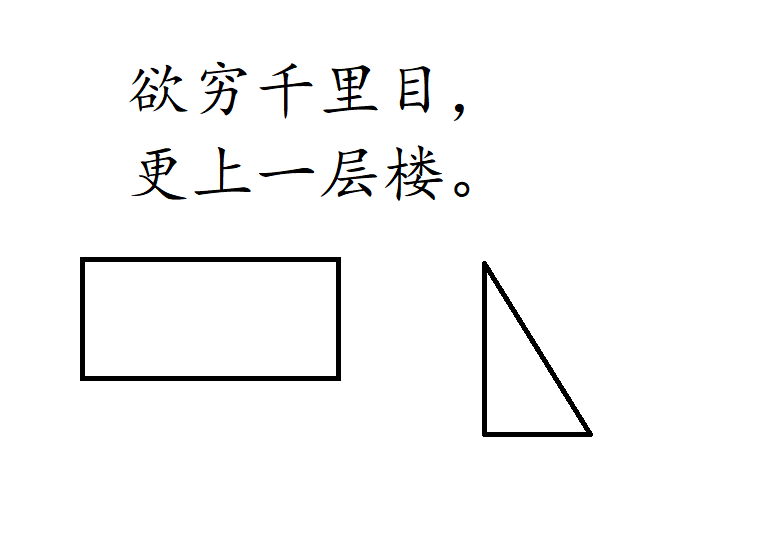
//> input picture EdgeDetect/EdgeDetect/1.jpg, 759 x 551 px
$ ./main   (built with g++ and OpenCV 4)
//> lines starting //> are read from the running program, lines starting //| are printed output that depends on the picture
#include "opencv2/opencv.hpp"

using namespace cv;

void main()
{
	Mat srcImg = imread("1.jpg", 0);
//> srcImg: 551 rows x 759 cols, CV_8UC1; min 0, max 255, mean 247.9
	Mat Grad_x,Grad_y,dstImg;
	//Canny(srcImg, dstImg, 30, 80);
	imshow("src", srcImg);

	// [10 lines of commented-out code are left out]

	Laplacian(srcImg, dstImg, CV_16S, 3, 1, 0, BORDER_DEFAULT);
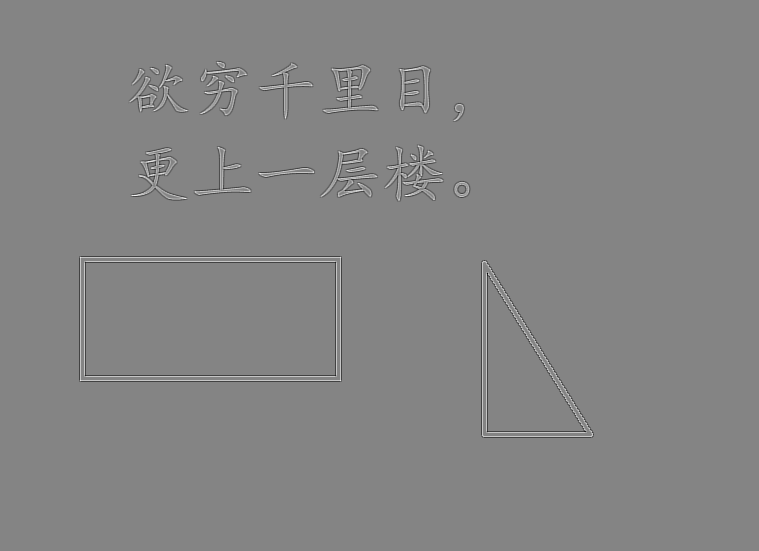
//> dstImg: 551 rows x 759 cols, CV_16SC1; min -2040, max 1896, mean 0; drawn with min black and max white
	convertScaleAbs(dstImg, dstImg);
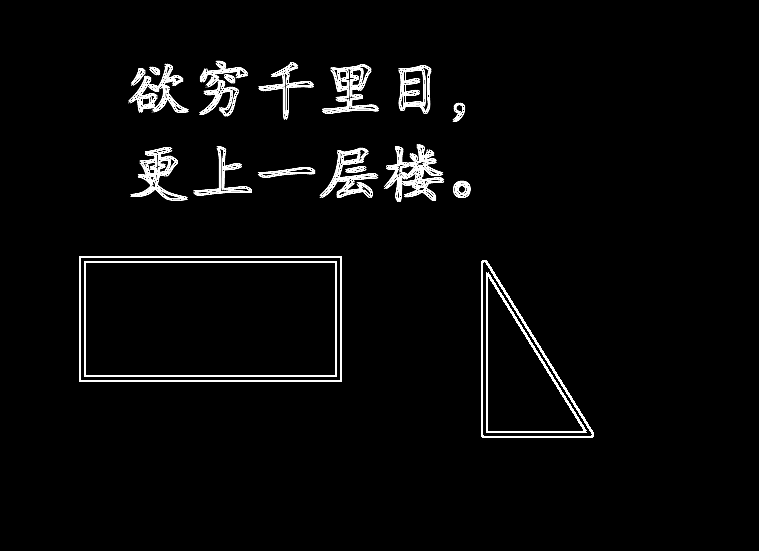
//> dstImg: 551 rows x 759 cols, CV_8UC1; min 0, max 255, mean 9.1
	imshow("dst", dstImg);

	waitKey(0);

}
